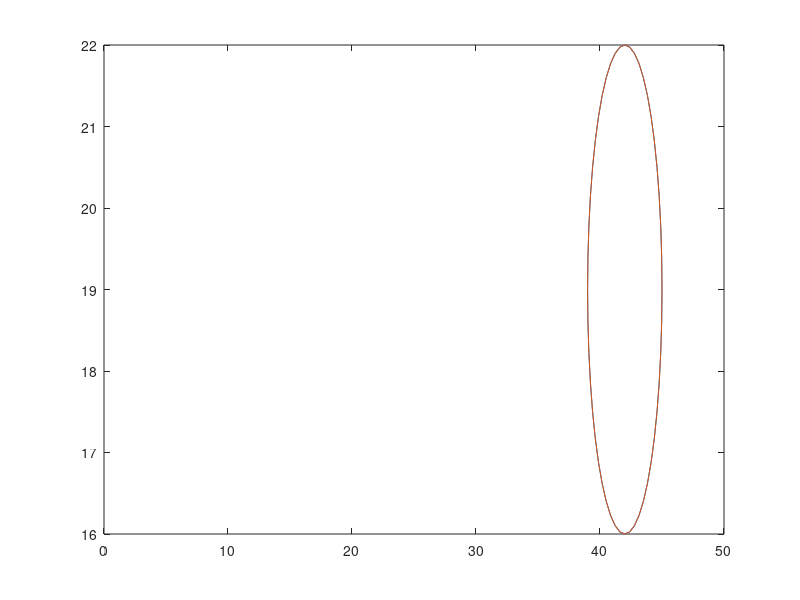

Recreate this plot in MATLAB. (Note: this script raises an error after producing the figure.)
clear clc
  r=3;
   t=0:pi/24:2*pi;
  x=r*cos(t)+42;
  y=r*sin(t)+19;
   plot(x,y,x,y)
   hold on
   a1=3;
   a2=4;
   q2=cosh((x.^2+y.^2-a1.^2-a2.^2)/2*a1*a2);
   q1=tanh(y/x)+tanh(a2*sin(q2)/(a1+a2*cos(q2)));

plot([0,0],[a1*cos(q1),a1*sin(q1)],"-r");
hold on
q1=tanh(y/x)+tanh(a2*sin(q2)/(a1+a2*cos(q2)));
plot([a1*cos(q1),a1*sin(q1)],[x,y],"-b");
